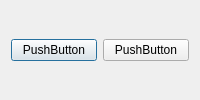
<?xml version="1.0" encoding="UTF-8"?>
<ui version="4.0">
 <class>dialog</class>
 <widget class="QDialog" name="dialog">
  <property name="windowModality">
   <enum>Qt::ApplicationModal</enum>
  </property>
  <property name="geometry">
   <rect>
    <x>0</x>
    <y>0</y>
    <width>708</width>
    <height>0</height>
   </rect>
  </property>
  <property name="sizePolicy">
   <sizepolicy hsizetype="Ignored" vsizetype="Ignored">
    <horstretch>0</horstretch>
    <verstretch>0</verstretch>
   </sizepolicy>
  </property>
  <property name="windowTitle">
   <string>Dialog</string>
  </property>
  <layout class="QVBoxLayout" name="verticalLayout_2">
   <item>
    <layout class="QVBoxLayout" name="layout">
     <item>
      <layout class="QFormLayout" name="label_layout">
       <property name="labelAlignment">
        <set>Qt::AlignCenter</set>
       </property>
      </layout>
     </item>
     <item>
      <layout class="QHBoxLayout" name="button_layout">
       <item>
        <widget class="QPushButton" name="change_button">
         <property name="text">
          <string>PushButton</string>
         </property>
        </widget>
       </item>
       <item>
        <widget class="QPushButton" name="apply_button">
         <property name="text">
          <string>PushButton</string>
         </property>
        </widget>
       </item>
      </layout>
     </item>
    </layout>
   </item>
  </layout>
 </widget>
 <resources/>
 <connections/>
</ui>
